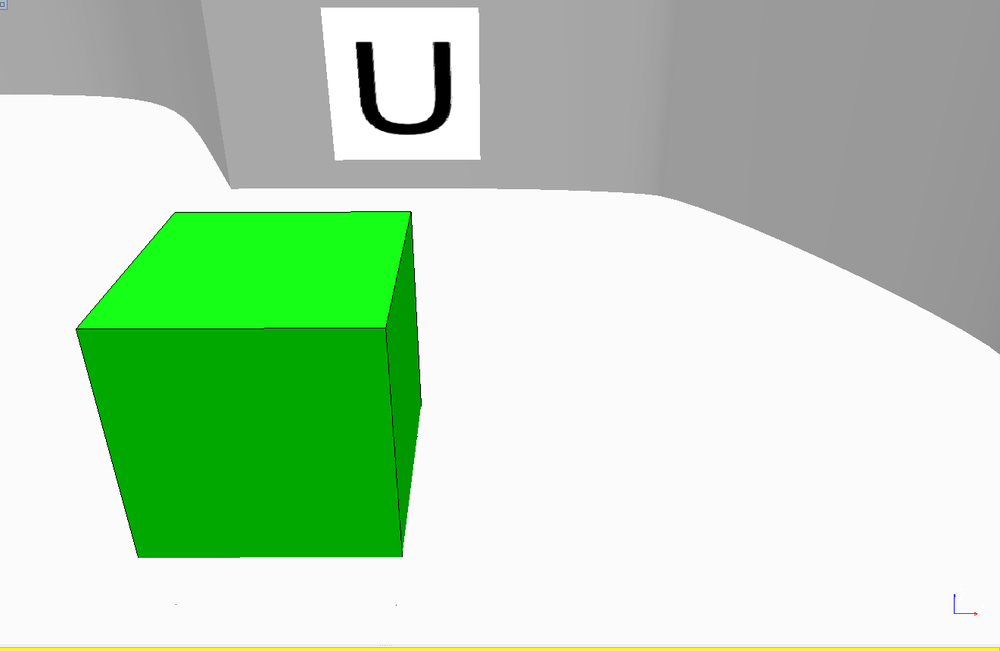
#> input picture docs/tutorials/Vision/img/vision.png, 1000 x 651 px, shrunk from 1321 x 860 before the run
$ python step1_image_basics.py
#> lines starting #> are read from the running program, lines starting #| are printed output that depends on the picture; after the words box and inside, x2 and y2 are one past the last pixel; in counts of white or black regions, pixels touching at a corner belong together
"""
Example OpenCV basics
Written by Fatemeh Pahlevan Aghababa, Amirreza Kabiri, MohammadHossein Goharinejad - 2020

"""

################################
##  OpenCV
################################
# OpenCV is one the greated libraries for machine vision,
# Although we can not cover all concepts of this library here
# But we trying to show you basic operation and most useful functions in this project


# if you haven't install opencv yet, please type "pip install opencv-python" in your terminal/command line.
import cv2
import numpy
import matplotlib.pyplot as plt

# Core Functions
img = cv2.imread('img/vision.png')  # Read image file
#> img is the input picture: shape (651, 1000, 3); mean B, G, R 184.6, 215.5, 186
print("Vision image size: ", img.shape) #(860, 1321, 3)
#| Vision image size:  (651, 1000, 3)

plt.subplot(111), plt.imshow(img, cmap='gray'), plt.title('Vision')  # Plot the Image
plt.show()  # Show the plotter window (You should see the image in a new window now)

# You can access a pixel value by its row and column coordinates. For BGR(Blue,Green,red) image,
# it returns an array of Blue, Green, Red values.
# For grayscale image, just corresponding intensity is returned.
px = img[100, 100]
#> px = [251, 251, 251]
print(px)  # => [105 105 105]
#| [251 251 251]
# accessing only blue pixel
blue = img[100, 100, 0]
#> blue = 251
print(blue)  # => 105
#| 251

# You can modify the pixel values the same way.
img[100, 100] = [255, 255, 255]
#> img: shape (651, 1000, 3); under 0.01% of pixels changed, all inside (x1, y1, x2, y2) = (100, 100, 101, 101)
print(img[100, 100])  # => [255 255 255]
#| [255 255 255]

### NOTICE
##
# Numpy is a optimized library for fast array calculations.
# So simply accessing each and every pixel values and modifying it will be very slow and it is discouraged.
##
###

### NOTICE
##
# Above mentioned method is normally used for selecting a region of array,
# say first 5 rows and last 3 columns like that. For individual pixel access,
# Numpy array methods, array.item() and array.itemset() is considered to be better.
# But it always returns a scalar.
#
# So if you want to access all B,G,R values,
# you need to call array.item() separately for all.
##
###

### Better pixel accessing and editing method :
## accessing RED value
img.item(10, 10, 2)  # => 167

## modifying RED value
img.itemset((10, 10, 2), 100)
#> img: shape (651, 1000, 3); mean B, G, R 184.6, 215.5, 186
img.item(10, 10, 2)  # => 100

### Accessing Image Properties
## Image properties include number of rows, columns and channels, type of image data, number of pixels etc.

## Shape of image is accessed by img.shape. It returns a tuple of number of rows, columns and channels (if image is color):
print(img.shape)
#| (651, 1000, 3)

# Total number of pixels is accessed by img.size:
print(img.size)
#| 1953000

# Image datatype is obtained by img.dtype:
print(img.dtype)
#| uint8


### Splitting and Merging Image Channels
# The B,G,R channels of an image can be split into their individual planes when needed.
# Then, the individual channels can be merged back together to form a BGR image again.
# This can be performed by:
b, g, r = cv2.split(img)
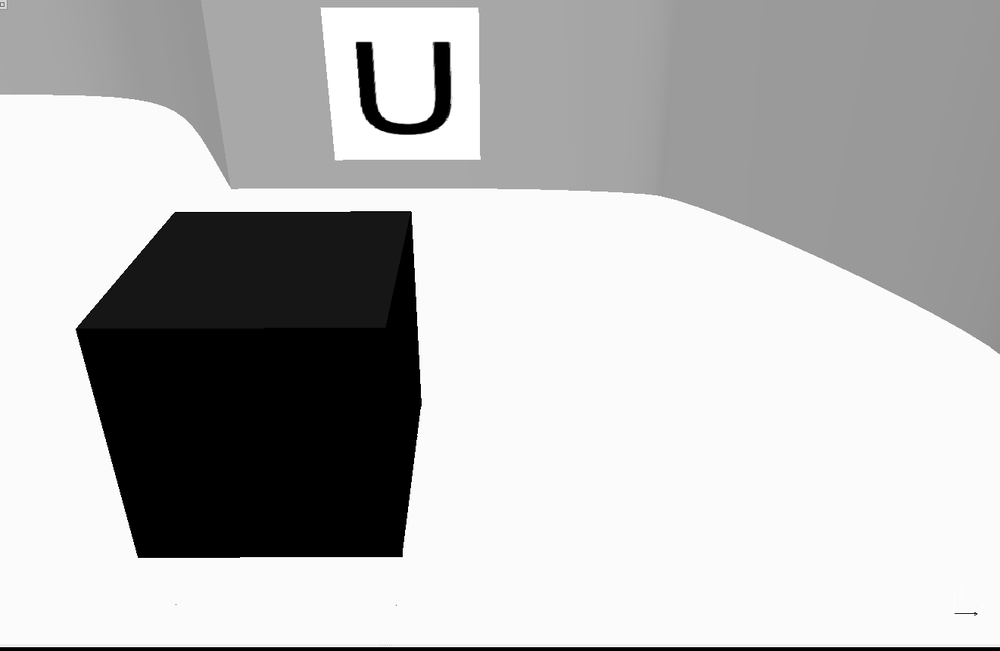
#> b: shape (651, 1000); min 0, max 255, mean 184.6
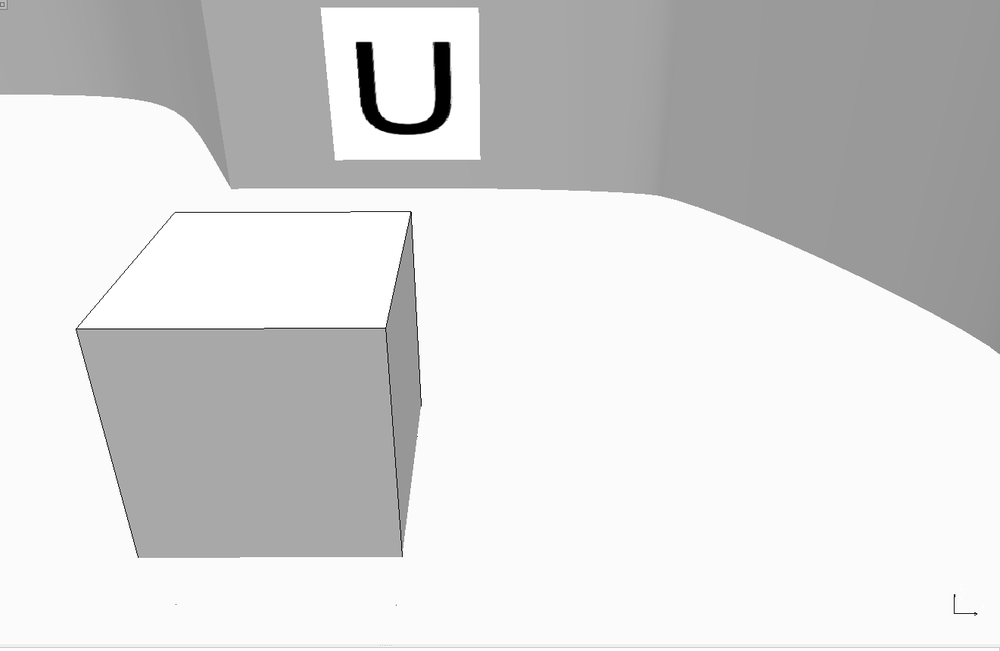
#> g: shape (651, 1000); min 0, max 255, mean 215.5
img = cv2.merge((b, g, r))

## Or ##
b = img[:, :, 0]

# Suppose, you want to make all the red pixels to zero,
# you need not split like this and put it equal to zero.
# You can simply use Numpy indexing which is faster.
img[:, :, 2] = 0
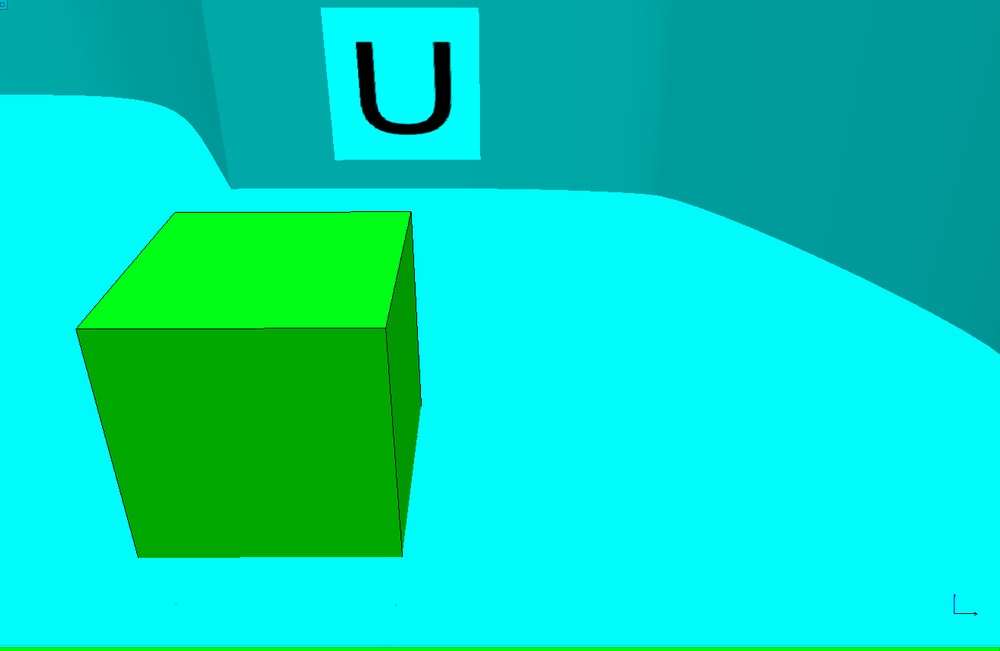
#> img: shape (651, 1000, 3); mean B, G, R 184.6, 215.5, 0

#### Warning ####
# `cv2.split()` is a costly operation (in terms of time),
# so only use it if necessary.
# Numpy indexing is much more efficient and should be used if possible.

$ run again, with docs/tutorials/Vision/img/test1.png copied over docs/tutorials/Vision/img/vision.png
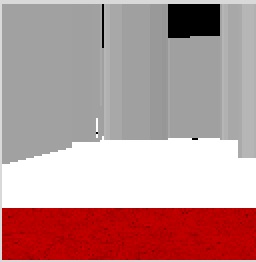
#> input picture docs/tutorials/Vision/img/test1.png, 128 x 131 px (shown 2 times larger)
#> img is the input picture: shape (131, 128, 3); mean B, G, R 150, 150, 185.8
#| Vision image size:  (131, 128, 3)
#> px = [255, 255, 255]
#| [255 255 255]
#> blue = 255
#| 255
#| [255 255 255]
#| (131, 128, 3)
#| 50304
#| uint8
#> `b, g, r = cv2.split(img)`:
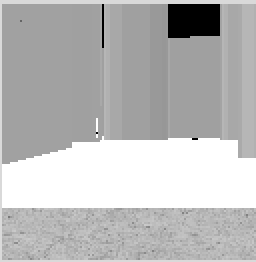
#> r: shape (131, 128) (shown 2 times larger); min 0, max 255, mean 185.8
#> `img[:, :, 2] = 0`:
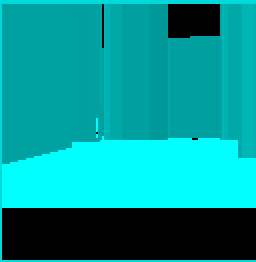
#> img: shape (131, 128, 3) (shown 2 times larger); mean B, G, R 150, 150, 0

$ run again, with docs/tutorials/Vision/img/test2.png copied over docs/tutorials/Vision/img/vision.png
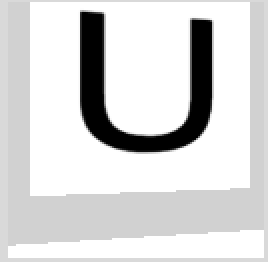
#> input picture docs/tutorials/Vision/img/test2.png, 134 x 131 px (shown 2 times larger)
#> img is the input picture: shape (131, 134, 3); min 0, max 255, mean 214.8
#| Vision image size:  (131, 134, 3)
#> px = [209, 209, 209]
#| [209 209 209]
#> blue = 209
#| 209
#| [255 255 255]
#| (131, 134, 3)
#| 52662
#| uint8
#> `img[:, :, 2] = 0`:
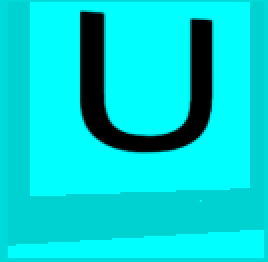
#> img: shape (131, 134, 3) (shown 2 times larger); mean B, G, R 214.8, 214.8, 0
